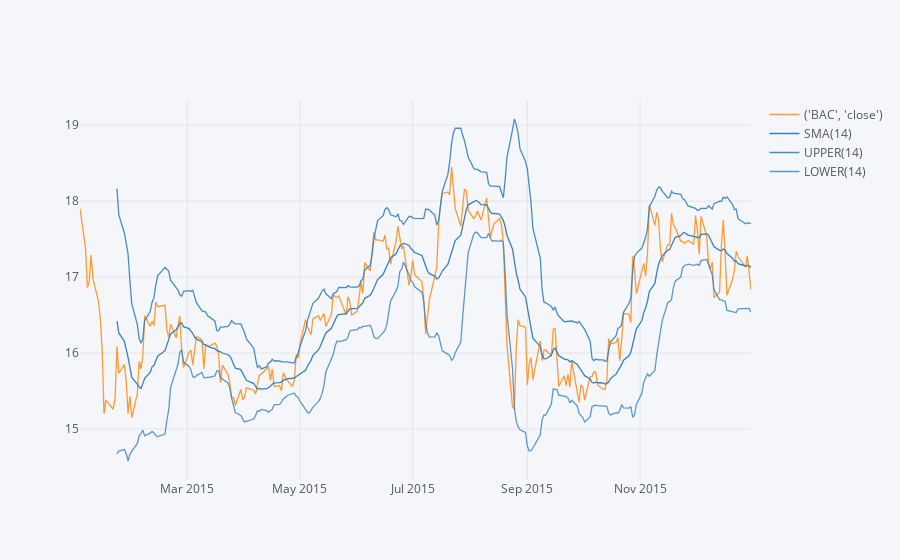

Notebook code for this chart:
### Markdown cell above
** Use .ta_plot(study='boll') to create a Bollinger Band Plot for Bank of America for the year 2015. **

### Code cell
bank_stocks.loc['2015-01-01':'2015-12-31', ('BAC', 'close')].ta_plot(study='boll')

### Figure 1 — Plotly figure (JSON) as saved in the notebook; plotly's stock layout.template omitted (floating-point values rounded to 4 significant figures; data arrays with more than 128 entries replaced by an {"elided": "..."} marker saying what was removed)
{"data": [{"line": {"color": "rgba(255, 153, 51, 1.0)", "dash": "solid", "shape": "linear", "width": 1.3}, "mode": "lines", "name": "('BAC', 'close')", "text": "", "type": "scatter", "x": {"elided": "252 str values"}, "y": {"elided": "252 float values"}}, {"line": {"color": "rgba(55, 128, 191, 1.0)", "dash": "solid", "shape": "linear", "width": 1.3}, "mode": "lines", "name": "SMA(14)", "text": "", "type": "scatter", "x": {"elided": "252 str values"}, "y": {"elided": "252 mixed values"}}, {"line": {"color": "rgba(55, 128, 191, 0.8999999999999999)", "dash": "solid", "shape": "linear", "width": 1.3}, "mode": "lines", "name": "UPPER(14)", "text": "", "type": "scatter", "x": {"elided": "252 str values"}, "y": {"elided": "252 mixed values"}}, {"line": {"color": "rgba(55, 128, 191, 0.7999999999999998)", "dash": "solid", "shape": "linear", "width": 1.3}, "mode": "lines", "name": "LOWER(14)", "text": "", "type": "scatter", "x": {"elided": "252 str values"}, "y": {"elided": "252 mixed values"}}], "layout": {"legend": {"bgcolor": "#F5F6F9", "font": {"color": "#4D5663"}}, "paper_bgcolor": "#F5F6F9", "plot_bgcolor": "#F5F6F9", "title": {"font": {"color": "#4D5663"}}, "xaxis": {"gridcolor": "#E1E5ED", "showgrid": true, "tickfont": {"color": "#4D5663"}, "title": {"font": {"color": "#4D5663"}, "text": ""}, "zerolinecolor": "#E1E5ED"}, "yaxis": {"gridcolor": "#E1E5ED", "showgrid": true, "tickfont": {"color": "#4D5663"}, "title": {"font": {"color": "#4D5663"}, "text": ""}, "zerolinecolor": "#E1E5ED"}}}
